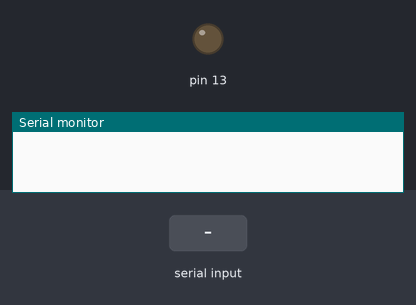
A sketch run on a simulated Arduino Uno, built with avr-gcc and run on an emulated ATmega328P. On the bench: output pins drawn as LEDs (lit = HIGH), the last lines printed to the serial monitor. Inputs (shaded band) come from the test bench.

Above: at 1.2 s.
1.3 s: "1\n" received over Serial
At 2.0 s:
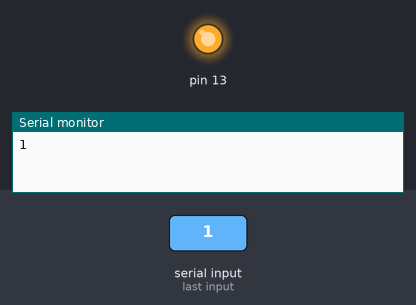
2.8 s: "2\n" received over Serial
At 3.1 s:
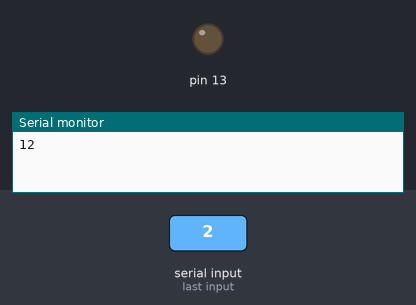
Timing chart, 0 to 5.8 s (numbered marks = the images above; inputs shaded):
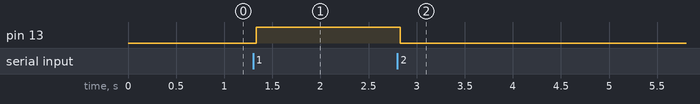

The sketch:

sketch_jan03a.ino
```cpp
void setup() {
  pinMode(13, OUTPUT);
  Serial.begin(9600);
}

void loop() {
  int num;
  while (!Serial.available()){}
  while (Serial.available()){
    delay(30);
    if (Serial.available() > 0){
      num = Serial.parseInt();
      Serial.read();
      if (num == 1){
        Serial.print("1");
        digitalWrite(13, HIGH);
        num = 0;
      } if (num == 2){
        Serial.print("2");
        digitalWrite(13, LOW);
        num = 0;
      } if (num != 0 && num != 1 && num != 2) {
        Serial.print(num);
      }
    }
  }
}
```

Measured:
- after the input at 1.3 s, pin 13: LOW → HIGH at once
- after the input at 2.8 s, pin 13: HIGH → LOW at once
